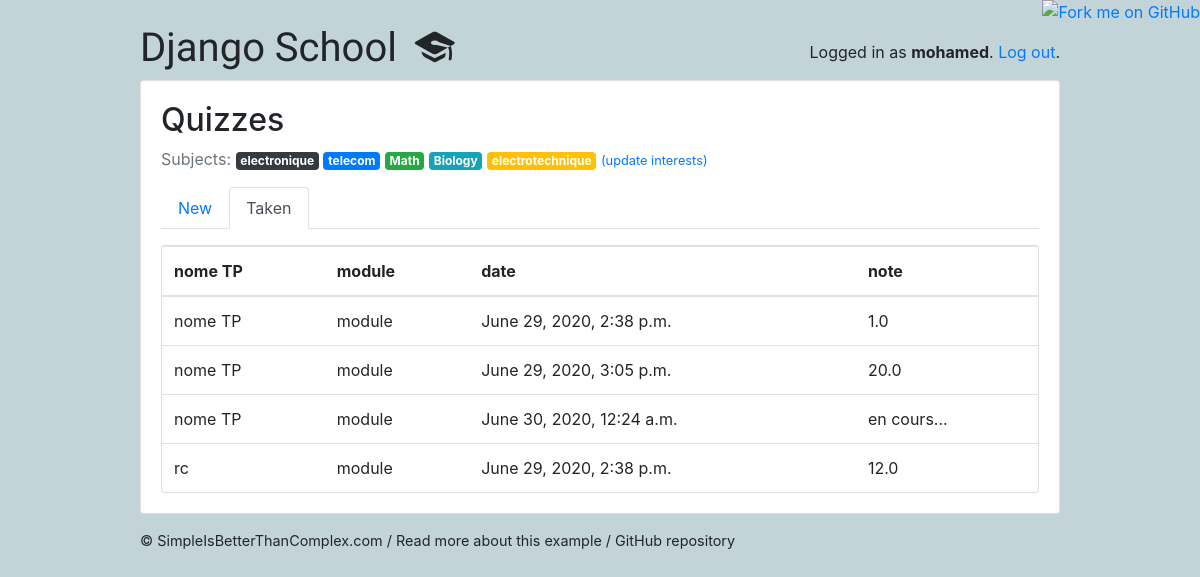
/students/taken/ (signed in), run on the app's committed database.
### classroom/models.py (models this page shows, shortened)
class User(AbstractUser):
    is_student = models.BooleanField(default=False)
    is_teacher = models.BooleanField(default=False)
    date_of_birth = models.DateField(default='11/11/2111')
    EQUIRED_FIELDS = ['date_of_birth']

class Subject(models.Model):
    name = models.CharField(max_length=30)
    color = models.CharField(max_length=7, default='#007bff')
    def get_html_badge(self):
        name = escape(self.name)
        color = escape(self.color)
        html = '<span class="badge badge-primary" style="background-color: %s">%s</span>' % (color, name)
        return mark_safe(html)

class TakenQuiz(models.Model):
    student = models.ForeignKey(Student,on_delete=models.CASCADE, related_name='taken_quizzes')
    quiz = models.ForeignKey(Quiz, on_delete=models.CASCADE, related_name='taken_quizzes')
    score = models.FloatField()
    date = models.DateTimeField(auto_now_add=True)
    compte_rendu = models.FileField(upload_to='uploads_tp/')

class Quiz(models.Model):
    owner = models.ForeignKey(User, on_delete=models.CASCADE, related_name='quizzes')
    name = models.CharField(max_length=255 , default='nome TP')
    subject = models.ForeignKey(Subject, on_delete=models.CASCADE, related_name='quizzes')
    type_tp_posible = (
        ('RC', 'RC'),
        ('R', 'R'),
        ('RL', 'RL'),
    )
    type_tp = models.CharField(max_length=6 ,choices=type_tp_posible)
    description = models.TextField('description', max_length=500)
    module = models.CharField(max_length=255, default='module')

### classroom/views/students.py (the view)
# urls.py: path('taken/', students.TakenQuizListView.as_view(), name='taken_quiz_list'),
@method_decorator([login_required, student_required], name='dispatch')
class TakenQuizListView(ListView):
    model = TakenQuiz
    context_object_name = 'taken_quizzes'
    template_name = 'classroom/students/taken_quiz_list.html'
    def get_queryset(self):
        queryset = self.request.user.student.taken_quizzes \
            .select_related('quiz', 'quiz__subject') \
            .order_by('quiz__name')
        return queryset

### classroom/templates/classroom/students/taken_quiz_list.html
{% extends 'base.html' %}
{% block content %}
  {% include 'classroom/students/_header.html' with active='taken' %}
  <div class="card">
    <table class="table mb-0">
      <thead>
        <tr>
          <th>nome TP</th>
          <th>module</th>
          <th>date</th>
          <th>note</th>
        </tr>
      </thead>
      <tbody>
        {% for taken_quiz in taken_quizzes %}
          <tr>
            <td>{{ taken_quiz.quiz.name }}</td>
            <td>{{ taken_quiz.quiz.module }}</td>
            <td>{{ taken_quiz.date}}</td>
            {% if taken_quiz.score == 100.0  %}
            <td> en cours...</td>
            {% endif  %}
            {% if taken_quiz.score != 100.0  %}
            <td>{{ taken_quiz.score }}</td>
            {% endif  %}
          </tr>
        {% empty %}
          <tr>
            <td class="bg-light text-center font-italic" colspan="3">You haven't completed any quiz yet.</td>
          </tr>
        {% endfor %}
      </tbody>
    </table>
  </div>
{% endblock %}

### templates/base.html (shortened to what this page needs)
{% load static %}<!doctype html>
<html lang="en">
  <head>
    <link rel="stylesheet" href="https://maxcdn.bootstrapcdn.com/bootstrap/4.0.0/css/bootstrap.min.css">
    <link rel="stylesheet" type="text/css" href="{% static 'vendor/fontello-2f186091/css/fontello.css' %}">
    <link rel="stylesheet" type="text/css" href="{% static 'css/app.css' %}">
    <link rel="stylesheet" type="text/css" href="{% static 'css/hemidi.css' %}">
    <link rel="stylesheet" type="text/css" href="{% static 'css/fl.css' %}">
    {% if user.is_authenticated and user.is_teacher %}
      <link rel="stylesheet" type="text/css" href="{% static 'css/teachers.css' %}">
    {% else %}
      <link rel="stylesheet" type="text/css" href="{% static 'css/students.css' %}">
    {% endif %}
  </head>
  <body>
    <a href="https://github.com/sibtc/django-multiple-user-types-example"><img style="position: absolute; top: 0; right: 0; border: 0;" src="https://camo.githubusercontent.com/38ef81f8aca64bb9a64448d0d70f1308ef5341ab/68747470733a2f2f73332e616d617a6f6e6177732e636f6d2f6769746875622f726962626f6e732f666f726b6d655f72696768745f6461726b626c75655f3132313632312e706e67" alt="Fork me on GitHub" data-canonical-src="https://s3.amazonaws.com/github/ribbons/forkme_right_darkblue_121621.png"></a>
    <div class="container my-4">
      <div class="row justify-content-center">
        <div class="col-md-10 col-sm-12">
          <div class="row">
            <div class="col-6">
              <h1 class="logo">
                <a href="{% url 'home' %}">
                  Django School
                  {% if user.is_authenticated %}
                    {% if user.is_teacher %}
                      <span class="icon-feather" data-toggle="tooltip" data-placement="right" title="Teacher profile"></span>
                    {% else %}
                      <span class="icon-graduation-cap" data-toggle="tooltip" data-placement="right" title="Student profile"></span>
                    {% endif %}
                  {% endif %}
                </a>
              </h1>
            </div>
            <div class="col-6 text-right">
              {% if user.is_authenticated %}
                <p class="pt-3">Logged in as <strong>{{ user.last_name }}</strong>. <a href="{% url 'logout' %}">Log out</a>.</p>
              {% else %}
                <a href="{% url 'login' %}" class="btn btn-light" role="button">Log in</a>
                <a href="{% url 'signup' %}" class="btn btn-primary" role="button">Sign up</a>
              {% endif %}
            </div>
          </div>
          <div class="card mb-3">
            <div class="card-body">
              {% block content %}
              {% endblock %}
            </div>
          </div>
          <footer>
            <a href="https://simpleisbetterthancomplex.com">© SimpleIsBetterThanComplex.com</a>
            /
            <a href="https://simpleisbetterthancomplex.com/tutorial/2018/01/18/how-to-implement-multiple-user-types-with-django.html">Read more about this example</a>
            /
            <a href="https://github.com/sibtc/django-multiple-user-types-example">GitHub repository</a>
          </footer>
        </div>
      </div>
    </div>
  </body>
</html>

### classroom/templates/classroom/students/_header.html
<h2>Quizzes</h2>
<p class="text-muted">
  Subjects:{% for subject in user.student.interests.all %} {{ subject.get_html_badge }}{% endfor %}
  <a href="{% url 'students:student_interests' %}"><small>(update interests)</small></a>
</p>
<ul class="nav nav-tabs mb-3">
  <li class="nav-item">
    <a class="nav-link{% if active == 'new' %} active{% endif %}" href="{% url 'students:quiz_list' %}">New</a>
  </li>
  <li class="nav-item">
    <a class="nav-link{% if active == 'taken' %} active{% endif %}" href="{% url 'students:taken_quiz_list' %}">Taken</a>
  </li>
</ul>

### static/css/app.css (style rules this page uses)
.logo { font-family: 'Clicker Script', cursive; }
.logo a { color: #212529; text-decoration: none; }
footer { font-size: .9rem; }
footer a { color: #212529; }

### static/css/students.css (style rules this page uses)
body { background-color: #c2d4d8; }

### data on the page
User: last_name "mohamed"
Subject: get_html_badge "electronique"
Subject: get_html_badge "telecom"
Subject: get_html_badge "Math"
Subject: get_html_badge "Biology"
Subject: get_html_badge "electrotechnique"
TakenQuiz: quiz.name "nome TP", quiz.module "module", date "June 29, 2020, 2:38 p.m.", score "1.0"
TakenQuiz: quiz.name "nome TP", quiz.module "module", date "June 29, 2020, 3:05 p.m.", score "20.0"
TakenQuiz: quiz.name "nome TP", quiz.module "module", date "June 30, 2020, 12:24 a.m.", score "en cours..."
TakenQuiz: quiz.name "rc", quiz.module "module", date "June 29, 2020, 2:38 p.m.", score "12.0"
